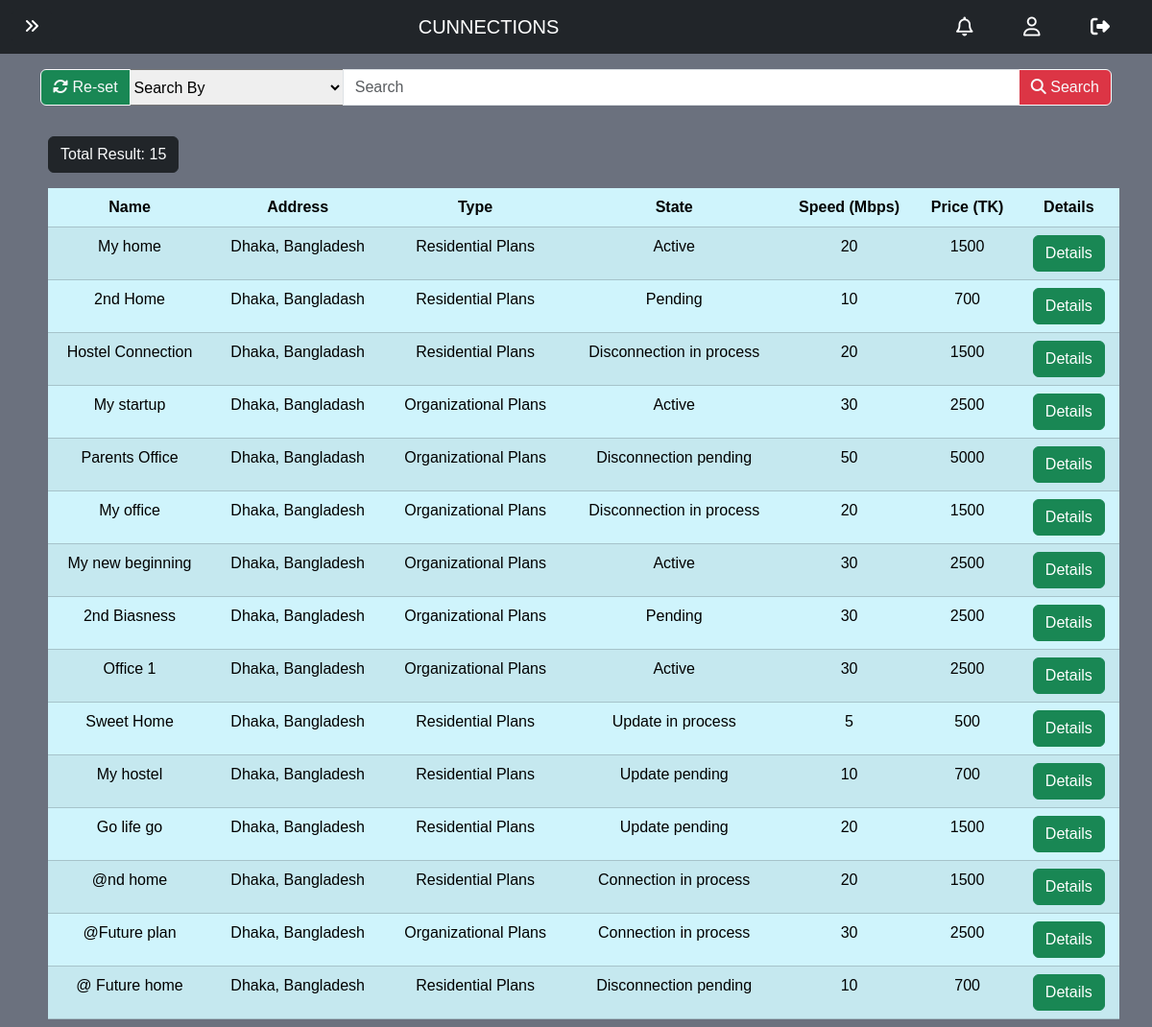
The page /connections_admin.php (signed in) on the database its author committed.
### tables this page shows
CREATE TABLE `connections` (
  `id` varchar(50) NOT NULL,
  `name` varchar(100) DEFAULT NULL,
  `address` varchar(200) DEFAULT NULL,
  `type` varchar(50) DEFAULT NULL,
  `customer_id` varchar(50) DEFAULT NULL,
  `plan_id` varchar(50) DEFAULT NULL,
  `state` varchar(30) DEFAULT NULL,
  `starting_date` date NOT NULL,
  `submission_date` date DEFAULT NULL,
  `req_plan` varchar(50) DEFAULT NULL
);

CREATE TABLE `plans` (
  `id` varchar(50) NOT NULL,
  `type` text,
  `name` varchar(100) DEFAULT NULL,
  `speed` int DEFAULT NULL,
  `realip` text,
  `price` int DEFAULT NULL
);

### connections_admin.php (the view, shortened to what this page needs)
<!DOCTYPE html>
<html lang="en">
<head>
    <?php include '_link_common.php'; ?>
    <link rel="stylesheet" href="footer.css">
    <link rel="stylesheet" href="navbar.css">
</head>
<body>
    <?php
        require '_nav_admin.php';
    ?>
    <div class="container my-3">
        <form method="get">
            <div class="input-group">
                <button class="btn btn-success btn-outline-light" name="reset" type="submit"><i class="fa-solid fa-rotate"></i></i> Re-set</button>
                <select class="search-select" name="key" style="width: 20%;">
                    <option value="all" selected>Search By</option>
                </select>
                <input type="text" class="form-control" name="word" placeholder="Search">
                <button class="btn btn-danger btn-outline-light" name="search" type="submit"><i class="fa-solid fa-magnifying-glass"></i></i> Search</button>
            </div>
        </form>
    </div>
    <?php
        require '_database_connect.php';
        $find_connections_sql = "SELECT * FROM `connections`";
        $find_connections = mysqli_query($connect, $find_connections_sql);
        $total_connections = mysqli_num_rows($find_connections);
        if($total_connections>0){
            echo "
            <div class='container overflow-auto mt-4'>
                <div class='num_of_res text-light btn btn-dark m-2'>
                    <h7 class='pt-2'>Total Result: $total_connections</h7>
                </div>
                <table class='table table-info table-striped table-hover m-2 p-2 text-center'>
                    <thead>
                        <tr>
                            <th>Name</th>
                            <th>Address</th>
                            <th>Type</th>
                            <th>State</th>
                            <th>Speed (Mbps)</th>
                            <th>Price (TK)</th>
                            <th>Details</th>
                        </tr>
                    </thead>
                    <tbody>";
                for($i=0; $i<$total_connections; $i++){
                    $connections = mysqli_fetch_assoc($find_connections);
                    $plan_sql = "SELECT * FROM `plans` WHERE `type` = '{$connections['type']}' AND `id` = '{$connections['plan_id']}'";
                    $get_plan = mysqli_query($connect, $plan_sql);
                    $plan = mysqli_fetch_assoc($get_plan);
                    if($connections['type'] == "residential_plans"){
                        $type = "Residential Plans";
                    } else if($connections['type'] == "organizational_plans"){
                        $type = "Organizational Plans";
                    }
                    echo"<tr>
                            <td>$connections[name]</td>
                            <td>$connections[address]</td>
                            <td>$type</td>
                            <td>$connections[state]</td>
                            <td>$plan[speed]</td>
                            <td>$plan[price]</td>
                            <td>
                                <form method='post'>
                                    <input class='visually-hidden' type='text' name='con_id' value='$connections[id]'</input>
                                    <button class='btn btn-success' type='submit' name='details'>Details</button>
                                </form>
                            </td>
                        </tr>";
                }
                echo"
                    </tbody>
                </table>
            </div>";;
        }
    ?>
</body>
</html>

### variables.css (style rules this page uses)
:root { --carousel-btn-color: aqua; --body-background-color: #6B717E; --login-box-width: 400px; --login-box-height: 500px; --registration-box-width: 400px; --registration-box-height: 850px; }

### all_body.css (style rules this page uses)
* { font-family: Arial, Helvetica, sans-serif; }
body { width: 100%; margin: 0; background-color: var(--body-background-color); }
html { scroll-behavior: smooth; }

### footer.css (style rules this page uses)
:root { --footer-back: black; }

### rows shown on the page
connections: name "My home", address "Dhaka, Bangladesh", type "Residential Plans", state "Active", plan.speed "20", plan.price "1500"
connections: name "2nd Home", address "Dhaka, Bangladash", type "Residential Plans", state "Pending", plan.speed "10", plan.price "700"
connections: name "Hostel Connection", address "Dhaka, Bangladash", type "Residential Plans", state "Disconnection in process", plan.speed "20", plan.price "1500"
connections: name "My startup", address "Dhaka, Bangladash", type "Organizational Plans", state "Active", plan.speed "30", plan.price "2500"
connections: name "Parents Office", address "Dhaka, Bangladash", type "Organizational Plans", state "Disconnection pending", plan.speed "50", plan.price "5000"
connections: name "My office", address "Dhaka, Bangladesh", type "Organizational Plans", state "Disconnection in process", plan.speed "20", plan.price "1500"
connections: name "My new beginning", address "Dhaka, Bangladesh", type "Organizational Plans", state "Active", plan.speed "30", plan.price "2500"
connections: name "2nd Biasness", address "Dhaka, Bangladesh", type "Organizational Plans", state "Pending", plan.speed "30", plan.price "2500"
connections: name "Office 1", address "Dhaka, Bangladesh", type "Organizational Plans", state "Active", plan.speed "30", plan.price "2500"
connections: name "Sweet Home", address "Dhaka, Bangladesh", type "Residential Plans", state "Update in process", plan.speed "5", plan.price "500"
connections: name "My hostel", address "Dhaka, Bangladesh", type "Residential Plans", state "Update pending", plan.speed "10", plan.price "700"
connections: name "Go life go", address "Dhaka, Bangladesh", type "Residential Plans", state "Update pending", plan.speed "20", plan.price "1500"
connections: name "@nd home", address "Dhaka, Bangladesh", type "Residential Plans", state "Connection in process", plan.speed "20", plan.price "1500"
connections: name "@Future plan", address "Dhaka, Bangladesh", type "Organizational Plans", state "Connection in process", plan.speed "30", plan.price "2500"
connections: name "@ Future home", address "Dhaka, Bangladesh", type "Residential Plans", state "Disconnection pending", plan.speed "10", plan.price "700"

### other values the page prints
$page_name "CUNNECTIONS"
$total_connections "15"
